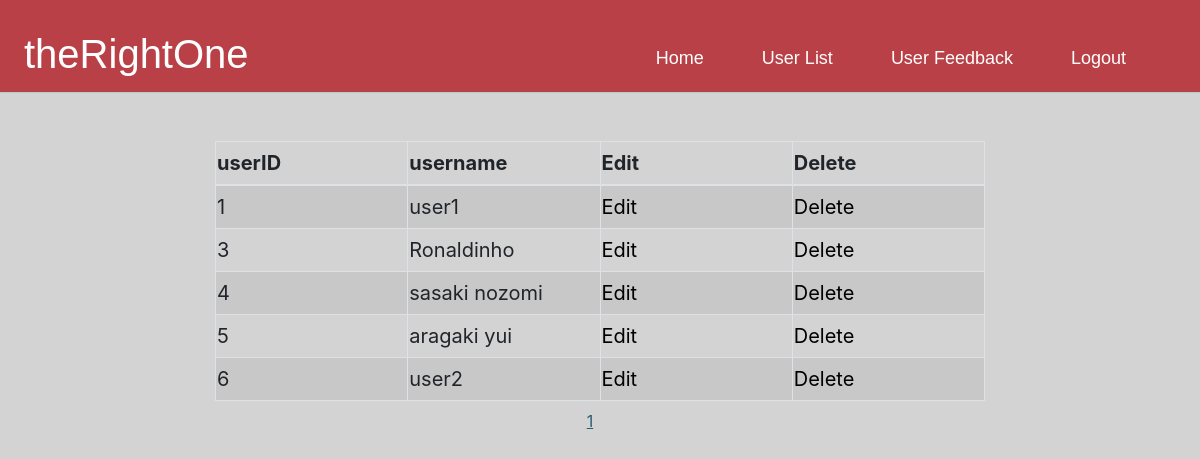
The app's page /views/user_list.php, older data.
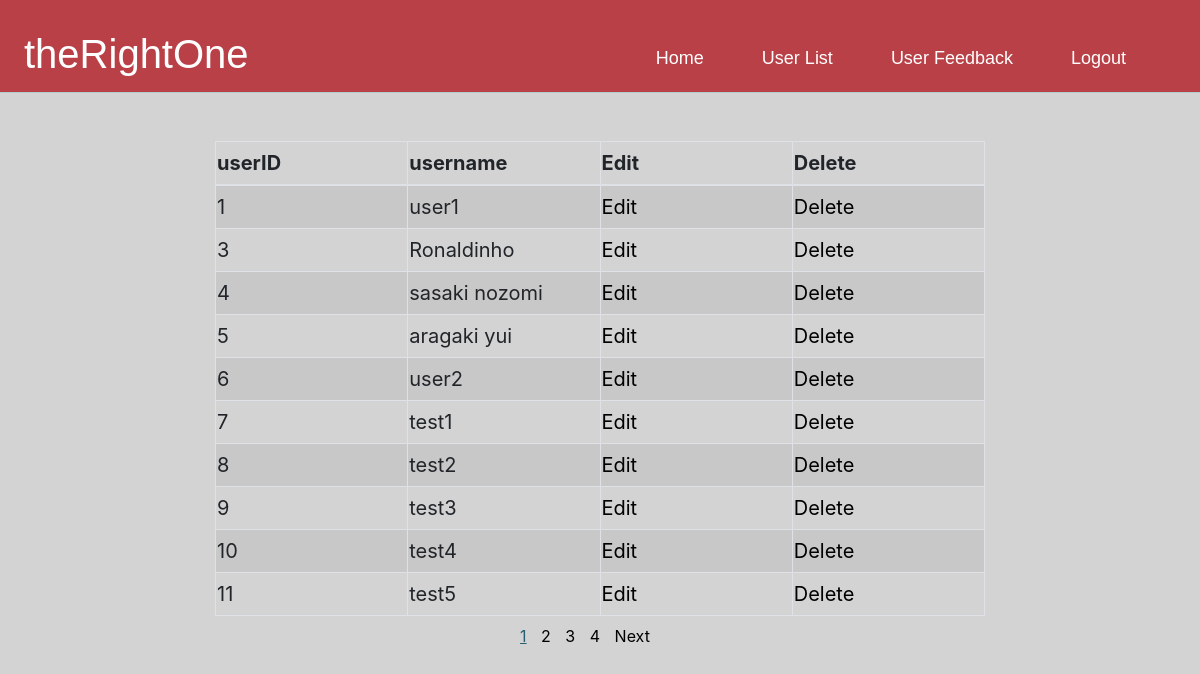
The same page, newer data.
### tables this page shows
CREATE TABLE `users` (
  `user_id` int(11) NOT NULL,
  `username` varchar(255) NOT NULL,
  `address` varchar(255) NOT NULL,
  `age` varchar(3) NOT NULL,
  `gender` varchar(10) NOT NULL,
  `like_gender` varchar(10) NOT NULL,
  `job` varchar(255) NOT NULL,
  `school` varchar(255) NOT NULL,
  `hobby` varchar(255) NOT NULL,
  `profile_comment` varchar(200) NOT NULL,
  `user_image1` varchar(255) DEFAULT NULL,
  `user_image2` varchar(255) DEFAULT NULL,
  `user_image3` varchar(255) DEFAULT NULL
);

### class/Database.php (called while the page is built, shortened)
<?php
    class Database{
        private $servername = 'localhost';
        private $db_username = 'root';
        private $db_password = '';
        private $database = 'portfolio';
        public function __construct()
        {
            $this->conn = new mysqli($this->servername,$this->db_username,$this->db_password,$this->database);
            return $this->conn;
        }
    }
?>

### action/userAction.php (called while the page is built, shortened)
<?php
    require_once '../class/User.php';
    $user = new User();
?>

### class/User.php (called while the page is built, shortened)
<?php
    require_once "Database.php";
    class User extends Database{
        public function getAllUsers(){
            $sql = "SELECT * FROM users";
            $result = $this->conn->query($sql);
            if($result->num_rows > 0){
                while($tableData = $result->fetch_assoc()){
                $dataHolder[] = $tableData;
            }
                return $dataHolder;
            }else{
                die("No record Found: ".$this->conn->error);
            }
        }
        public function countUsers(){
            $sql = "SELECT COUNT(*) AS cnt FROM users";
            $result = $this->conn->query($sql);
            if($result->num_rows>0){
                return $result->fetch_assoc();
            }else{
                return FALSE;
            }
        }
        public function getTenUsers($start){
            $sql = "SELECT * FROM users LIMIT $start,10";
            $result = $this->conn->query($sql);
            if($result->num_rows>0){
                while($tableData = $result->fetch_assoc()){
                    $dataHolder[] = $tableData;
                }
                return $dataHolder;
            }else{
                return FALSE;
            }
        }
    }
?>

### views/user_list.php (the view, shortened to what the changed rows need)
<?php
    include '../action/userAction.php';
    $allUsers = $user->getAllUsers();
    $page = $_GET['page'];
    if($page == ''){
      $page = 1;
    }
      $page = max($page,1);
      $cntUsers = $user->countUsers();
      $maxPage = ceil($cntUsers['cnt'] / 10);
      $page = min($page,$maxPage);
      $start = ($page -1) * 10;
      $tenUsers = $user->getTenUsers($start);
      $pages = array();
      for($i=1; $i<=$maxPage; $i++){
        array_push($pages,$i);
      };
?>
<!doctype html>
<html lang="en">
  <head>
    <link rel="stylesheet" href="https://stackpath.bootstrapcdn.com/bootstrap/4.3.1/css/bootstrap.min.css">
    <link rel="stylesheet" href="../css/style.css">
    <link rel="stylesheet" href="../css/admin.css">
  </head>
  <body>
    <div class="container-fluid">
      <div class="row">
        <div class="col-md-8 offset-md-2 col-sm-12">
          <table class="mx-auto table-bordered table-striped mt-5 table-hover w-100">
            <thead>
              <tr>
                <th class="w-25">userID</th>
                <th class="w-25">username</th>
                <th class="w-25">Edit</th>
                <th class="w-25">Delete</th>
             </tr>
            </thead>
            <tbody>
              <?php
                foreach($tenUsers as $eachUser):
              ?>
              <tr>
                <td><?php echo $eachUser['user_id']?></td>
                <td><?php echo $eachUser['username'] ?></td>
                <td><a href="user_profile.php?user_id=<?php echo $eachUser['user_id']?>">Edit</a></td>
                <td><a href="user_delete.php?user_id=<?php echo $eachUser['user_id'] ?>">Delete</td>
              </tr>
              <?php
                endforeach;
              ?>
            </tbody>
          </table>
          <ul class="p-0 mt-2 overflow-hidden page">
            <?php foreach($pages as $eachPage): ?>
              <?php if($eachPage == $page): ?>
                <a href="user_list.php?page=<?php print(htmlspecialchars($eachPage))?>" class="thisPage"><?php echo $eachPage ?></a>
              <?php else: ?>
                <a href="user_list.php?page=<?php print(htmlspecialchars($eachPage))?>" class=""><?php echo $eachPage ?></a>
              <?php endif; ?>
            <?php endforeach; ?>
            <?php if($page < $maxPage): ?>
              <li class=""><a href="user_list.php?page=<?php print(htmlspecialchars($page+1))?>" class="">Next</a></li>
            <?php endif; ?>
          </ul>
        </div>
      </div>
    </div>
  </body>
</html>

Row changes from the older to the newer data that the page shows:
added users: user_id "7", username "test1"
added users: user_id "8", username "test2"
added users: user_id "9", username "test3"
added users: user_id "10", username "test4"
added users: user_id "11", username "test5"
Text that changed along with them:
new list line: "2"
new list line: "3"
new list line: "4"
text now shown: "Next"
